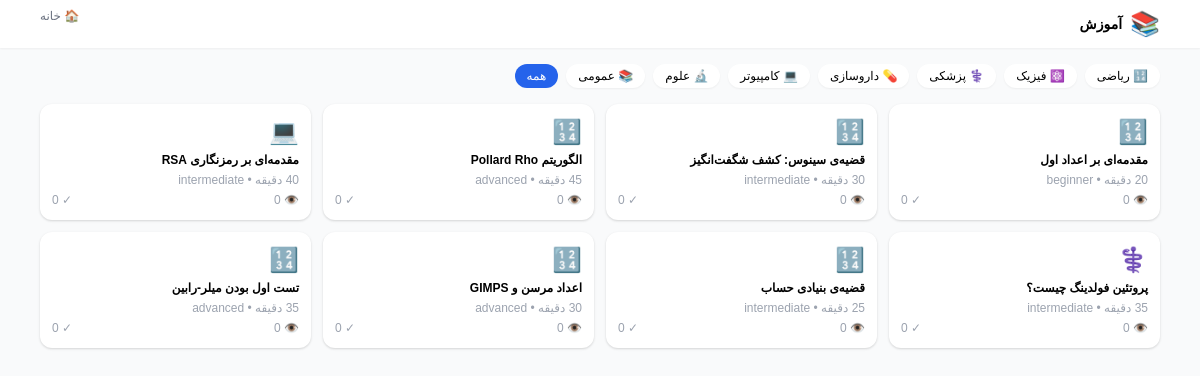
Page /lessons.php on the committed database.
### tables this page shows
CREATE TABLE IF NOT EXISTS lessons (
    id INT AUTO_INCREMENT PRIMARY KEY,
    title VARCHAR(500) NOT NULL,
    slug VARCHAR(255) UNIQUE NOT NULL,
    description TEXT,
    content LONGTEXT NOT NULL,
    category ENUM('math','science','medical','pharmacy','physics','computer','general') DEFAULT 'math',
    difficulty ENUM('beginner','intermediate','advanced','expert') DEFAULT 'beginner',
    duration_minutes INT DEFAULT 30,
    prerequisites TEXT,
    learning_objectives TEXT,
    exercises LONGTEXT,
    solution_text LONGTEXT,
    video_url VARCHAR(500),
    is_interactive TINYINT DEFAULT 0,
    interactive_payload LONGTEXT,
    is_published TINYINT DEFAULT 0,
    sort_order INT DEFAULT 0,
    views INT DEFAULT 0,
    completions INT DEFAULT 0,
    rating_avg FLOAT DEFAULT 0,
    rating_count INT DEFAULT 0,
    author_id INT,
    created_at TIMESTAMP DEFAULT CURRENT_TIMESTAMP,
    updated_at TIMESTAMP DEFAULT CURRENT_TIMESTAMP ON UPDATE CURRENT_TIMESTAMP,
    FOREIGN KEY (author_id) REFERENCES users(id) ON DELETE SET NULL
);

### functions.php (called while the page is built, shortened)
<?php
function sanitize($input) {
    return htmlspecialchars(trim($input ?? ''), ENT_QUOTES, 'UTF-8');
}

### lessons.php (the view, shortened to what this page needs)
<?php
require_once __DIR__ . '/functions.php';
$lang = $_GET['lang'] ?? $_COOKIE['lang'] ?? 'fa';
$dir = in_array($lang, ['fa','ar','ur']) ? 'rtl' : 'ltr';
$category = $_GET['category'] ?? '';
$where = ['is_published = 1']; $params = [];
$where_sql = 'WHERE ' . implode(' AND ', $where);
$pdo = Database::getInstance();
$stmt = $pdo->prepare("SELECT * FROM lessons $where_sql ORDER BY sort_order, created_at DESC LIMIT 30");
$stmt->execute($params);
$lessons = $stmt->fetchAll();
$cats = ['math'=>['ریاضی','🔢'],'physics'=>['فیزیک','⚛️'],'medical'=>['پزشکی','⚕️'],'pharmacy'=>['داروسازی','💊'],'computer'=>['کامپیوتر','💻'],'science'=>['علوم','🔬'],'general'=>['عمومی','📚']];
?>
<!DOCTYPE html>
<html lang="<?= $lang ?>" dir="<?= $dir ?>">
<head>
<link href="https://cdn.jsdelivr.net/npm/tailwindcss@2/dist/tailwind.min.css" rel="stylesheet">
<link rel="stylesheet" href="https://cdn.jsdelivr.net/gh/rastikerdar/vazirmatn@v33.003/Vazirmatn-font-face.css">
</head>
<body class="bg-gray-50 min-h-screen">
<header class="bg-white shadow-sm sticky top-0 z-50">
<div class="max-w-6xl mx-auto px-4 py-2 flex justify-between">
<div class="flex items-center gap-2"><span class="text-2xl">📚</span><span class="font-bold text-sm">آموزش</span></div>
<a href="index.php" class="text-xs text-gray-500">🏠 خانه</a>
</div>
</header>
<div class="max-w-6xl mx-auto p-4">
<div class="flex gap-2 mb-4 flex-wrap">
<?php foreach ($cats as $k=>$c): ?>
<a href="?category=<?= $k ?>" class="px-3 py-1 rounded-full text-xs <?= $category==$k?'bg-blue-600 text-white':'bg-white shadow-sm' ?>"><?= $c[1] ?> <?= $c[0] ?></a>
<?php endforeach; ?>
<a href="lessons.php" class="px-3 py-1 rounded-full text-xs <?= !$category?'bg-blue-600 text-white':'bg-white shadow-sm' ?>">همه</a>
</div>
<div class="grid grid-cols-2 md:grid-cols-3 lg:grid-cols-4 gap-3">
<?php if (empty($lessons)): ?>
<div class="col-span-full text-center text-gray-400 py-8">درسی یافت نشد</div>
<?php else: foreach ($lessons as $l): $cat = $cats[$l['category']] ?? $cats['general']; ?>
<a href="lesson.php?slug=<?= urlencode($l['slug']) ?>" class="card bg-white rounded-xl shadow p-3 block">
<div class="text-2xl mb-1"><?= $cat[1] ?></div>
<div class="font-bold text-xs line-clamp-2"><?= sanitize($l['title']) ?></div>
<div class="text-xs text-gray-400 mt-1"><?= $l['duration_minutes'] ?> دقیقه • <?= $l['difficulty'] ?></div>
<div class="flex justify-between text-xs text-gray-400 mt-1"><span>👁️ <?= number_format($l['views']) ?></span><span>✓ <?= number_format($l['completions']) ?></span></div>
</a>
<?php endforeach; endif; ?>
</div>
</div>
</body>
</html>

### lessons.php (style rules this page uses)
body { font-family:'Vazirmatn',sans-serif }
.card { transition:all 0.2s }

### rows in the picture
lessons: category "🔢", title "مقدمه‌ای بر اعداد اول", difficulty "beginner", views "0", completions "0"
lessons: category "🔢", title "قضیه‌ی سینوس: کشف شگفت‌انگیز", difficulty "intermediate", views "0", completions "0"
lessons: category "🔢", title "الگوریتم Pollard Rho", difficulty "advanced", views "0", completions "0"
lessons: category "💻", title "مقدمه‌ای بر رمزنگاری RSA", difficulty "intermediate", views "0", completions "0"
lessons: category "⚕️", title "پروتئین فولدینگ چیست؟", difficulty "intermediate", views "0", completions "0"
lessons: category "🔢", title "قضیه‌ی بنیادی حساب", difficulty "intermediate", views "0", completions "0"
lessons: category "🔢", title "اعداد مرسن و GIMPS", difficulty "advanced", views "0", completions "0"
lessons: category "🔢", title "تست اول بودن میلر-رابین", difficulty "advanced", views "0", completions "0"

### other values in the picture
$c[1] "🔢"
$c[0] "ریاضی"
$c[1] "⚛️"
$c[0] "فیزیک"
$c[1] "⚕️"
$c[0] "پزشکی"
$c[1] "💊"
$c[0] "داروسازی"
$c[1] "💻"
$c[0] "کامپیوتر"
$c[1] "🔬"
$c[0] "علوم"
$c[1] "📚"
$c[0] "عمومی"
